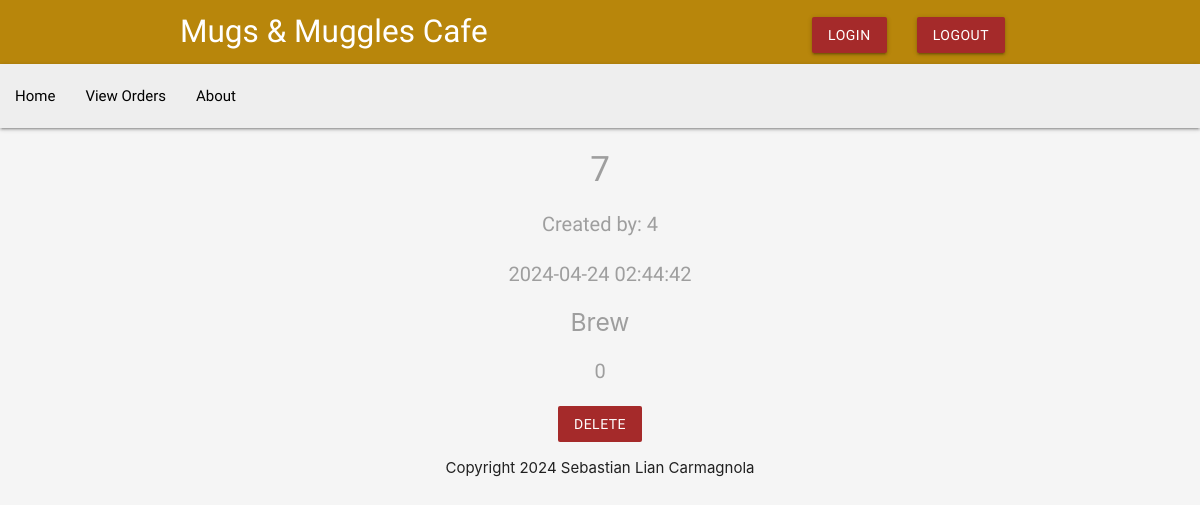
Screenshot of /details.php?order_id=7 (signed in) with the database file from the repository.
### tables this page shows
CREATE TABLE `orders` (
  `order_id` int(10) NOT NULL,
  `user_id` int(10) NOT NULL,
  `brew_id` int(10) NOT NULL,
  `quantity` int(10) NOT NULL,
  `order_date` timestamp NOT NULL DEFAULT current_timestamp() ON UPDATE current_timestamp(),
  `size` varchar(10) NOT NULL
);

### details.php (the view, shortened to what this page needs)
<?php
    include('connectDB.php');
    $order = null;
    if(isset($_GET['order_id'])) {
        $id = mysqli_real_escape_string($link, $_GET['order_id']);
        $sql = "SELECT * FROM orders WHERE order_id = $id";
        $result = mysqli_query($link, $sql);
        $order = mysqli_fetch_assoc($result);
    }
?>
<!DOCTYPE html>
<html>
    <?php include('header.php') ?>
    <?php include('menu.php') ?>
    <div class="container center grey-text">
        <?php if($order): ?>
            <h4><?php echo htmlspecialchars($order['order_id']); ?></h4>
            <p>Created by: <?php echo htmlspecialchars($order['user_id']); ?></p>
            <p><?php echo date($order['order_date']); ?></p>
            <h5>Brew</h5>
            <p><?php echo htmlspecialchars($order['brew_id']); ?></p>
            <form action="details.php" method="POST">
                <input type="submit" name="delete" value="delete" class="btn brand z-depth-0">
            </form>
        <?php else: ?>
            <h5>Order does not exist.</h5>
        <?php endif; ?>
    </div>
    <?php include('footer.php') ?>
</html>

### header.php (style rules this page uses)
.brand { background: #A52A2A !important; font-family: 'Dosis', sans-serif; }
h4, h6 { font-family: 'Dosis', sans-serif; font-size: 35px; }
p { font-family: 'Dosis', sans-serif; font-size: 20px; }

### rows the page displays
orders: order_id "7", user "4", order_date "2024-04-24 02:44:42", brew "0"
